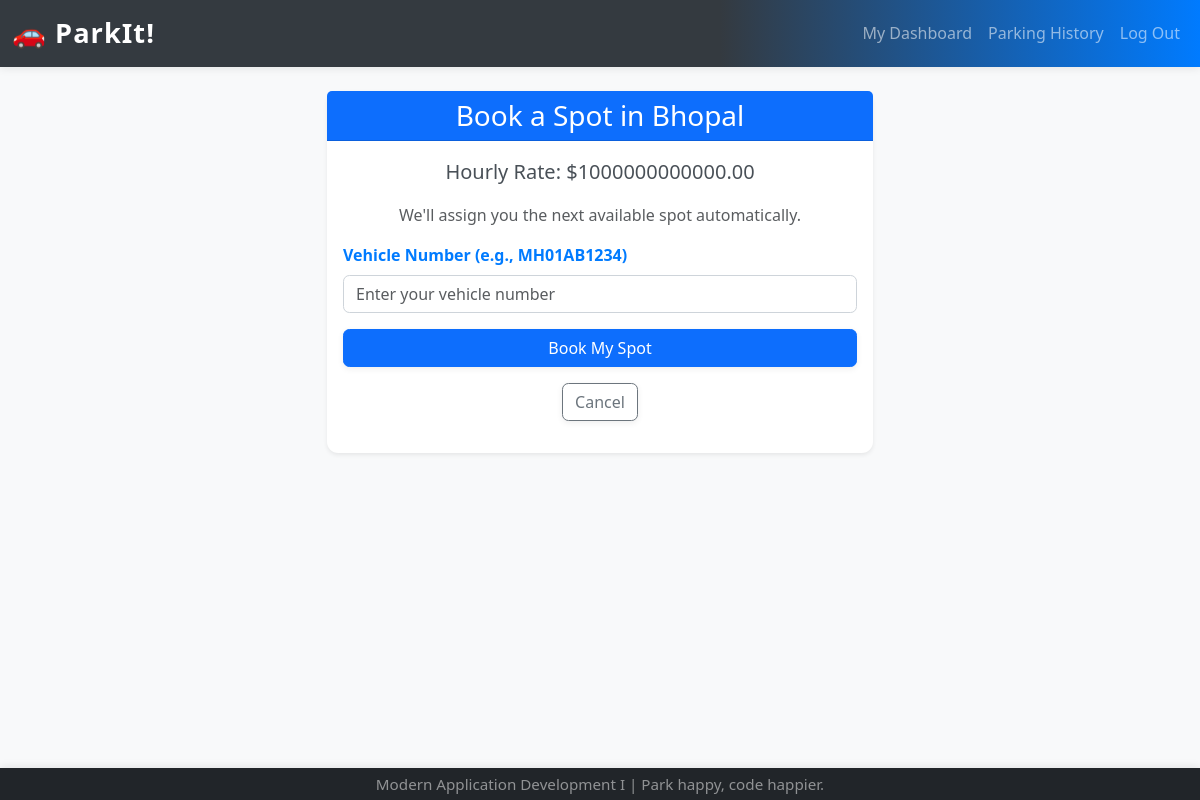
The page /book_parking_spot/1 (signed in) on the database as committed earlier.
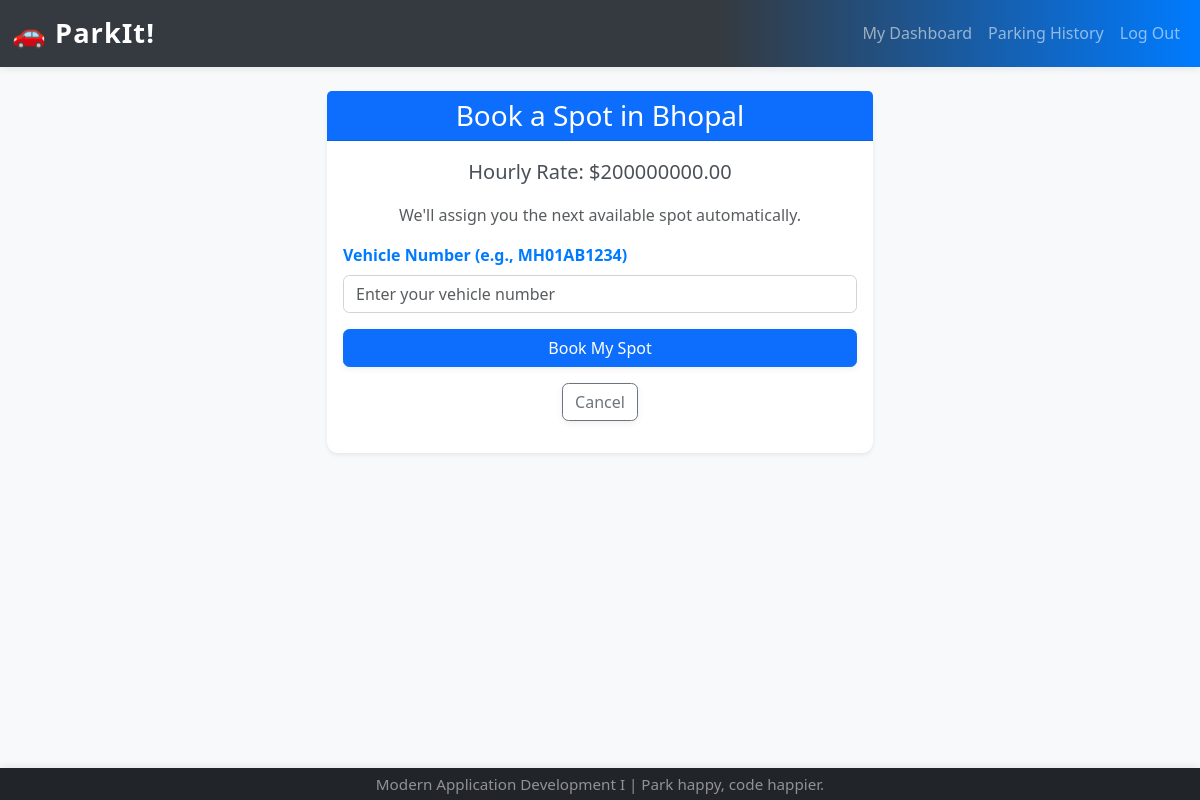
The same page on the database as committed later.
### model.py (models this page shows)
class ParkingLot(db.Model):
    __tablename__ = "parking_lots"
    id = db.Column(db.Integer, primary_key=True)
    prime_location_name = db.Column(db.String(120), unique=True, nullable=False)
    price_per_hour = db.Column(db.Float, nullable=False)
    address = db.Column(db.String(200), nullable=False)
    pin_code = db.Column(db.String(10), nullable=False)
    maximum_number_of_spots = db.Column(db.Integer, nullable=False)
    parking_spots = db.relationship("ParkingSpot", backref="parking_lot", cascade="all, delete-orphan")

### app.py (the view, shortened to what this page needs)
@app.route("/book_parking_spot/<int:lot_id>", methods=["GET", "POST"])
def book_parking_spot(lot_id):
    if "user_logged_in" not in session:
        flash("Please log in to book a parking spot.", "danger")
        return redirect(url_for("user_login"))
    parking_lot = db.session.query(ParkingLot).get_or_404(lot_id)
    return render_template("book_parking_spot.html", parking_lot=parking_lot)

### templates/book_parking_spot.html (shortened to what this page needs)
{% extends "base.html" %}
{% block content %}
    <div class="row justify-content-center">
        <div class="col-md-6">
            <div class="card shadow-sm">
                <div class="card-header bg-primary text-white">
                    <h3 class="text-center mb-0">Book a Spot in {{ parking_lot.prime_location_name }}</h3>
                </div>
                <div class="card-body">
                    <p class="lead text-center">Hourly Rate: <strong>${{ "%.2f"|format(parking_lot.price_per_hour) }}</strong></p>
                    <p class="text-muted text-center">We'll assign you the next available spot automatically.</p>
                    <form action="{{ url_for('book_parking_spot', lot_id=parking_lot.id) }}" method="POST">
                        <div class="mb-3">
                            <label for="vehicle_number" class="form-label">Vehicle Number (e.g., MH01AB1234)</label>
                            <input type="text" class="form-control" id="vehicle_number" name="vehicle_number" required placeholder="Enter your vehicle number">
                        </div>
                        <button type="submit" class="btn btn-primary w-100">Book My Spot</button>
                    </form>
                    <p class="text-center mt-3"><a href="{{ url_for('user_dashboard') }}" class="btn btn-outline-secondary">Cancel</a></p>
                </div>
            </div>
        </div>
    </div>
{% endblock %}

### templates/base.html (shortened to what this page needs)
<!DOCTYPE html>
<html lang="en">
<head>
    <link href="https://cdn.jsdelivr.net/npm/bootstrap@5.3.3/dist/css/bootstrap.min.css" rel="stylesheet">
    <link rel="stylesheet" href="{{ url_for('static', filename='css/style.css') }}">
</head>
<body>
    <nav class="navbar navbar-expand-lg navbar-dark bg-dark">
        <div class="container-fluid">
            <a class="navbar-brand" href="/">🚗 ParkIt!</a>
            <div class="collapse navbar-collapse" id="navbarNav">
                <ul class="navbar-nav ms-auto">
                    {% if 'user_logged_in' in session %}
                    <li class="nav-item">
                        <a class="nav-link" href="/user_dashboard">My Dashboard</a>
                    </li>
                    <li class="nav-item">
                        <a class="nav-link" href="/user_history">Parking History</a>
                    </li>
                    <li class="nav-item">
                        <a class="nav-link" href="/logout">Log Out</a>
                    </li>
                    {% endif %}
                </ul>
            </div>
        </div>
    </nav>
    <div class="container mt-4">
        {% block content %}{% endblock %}
    </div>
    <footer class="footer bg-dark text-white-50 mt-auto py-3" style="position: fixed; bottom: 0; width: 100%;">
        <div class="container text-center">
            <span style="font-size:0.95em;">Modern Application Development I | Park happy, code happier.</span>
        </div>
    </footer>
</body>
</html>

### static/css/style.css (style rules this page uses)
body { padding-top: 0px; background-color: #f8f9fa; color: #343a40; }
.navbar { margin-bottom: 5px; box-shadow: 0 2px 8px rgba(0,0,0,0.08); background: linear-gradient(90deg, #343a40 60%, #007bff 100%); }
.navbar-brand { font-size: 1.7rem; font-weight: bold; letter-spacing: 1px; }
.card { margin-bottom: 5px; border: none; border-radius: .7rem; box-shadow: 0 0.5rem 1.5rem rgba(0, 0, 0, 0.13); }
.card-header { border-bottom: 1px solid rgba(0, 0, 0, .125); border-top-left-radius: calc(.7rem - 1px); border-top-right-radius: calc(.7rem - 1px); background: #f1f3f4; font-weight: 600; }
.form-label { font-weight: bold; color: #007bff; }
.btn { font-weight: 500; border-radius: 0.4rem; transition: background 0.2s, color 0.2s, box-shadow 0.2s; box-shadow: 0 2px 6px rgba(0,0,0,0.07); }
input.form-control, select.form-select { border-radius: 0.4rem; border: 1px solid #ced4da; transition: border-color 0.2s; }
.lead { color: #495057; font-size: 1.25rem; }
.footer { position: fixed; bottom: 0; width: 100%; background: #212529; color: #adb5bd; white-space: nowrap; line-height: 0px; font-size: 1rem; box-shadow: 0 -2px 8px rgba(0,0,0,0.08); }

Rows that differ between the two databases and show on the page:
changed ParkingLot "Bhopal": price_per_hour "1000000000000.00" → "200000000.00"
